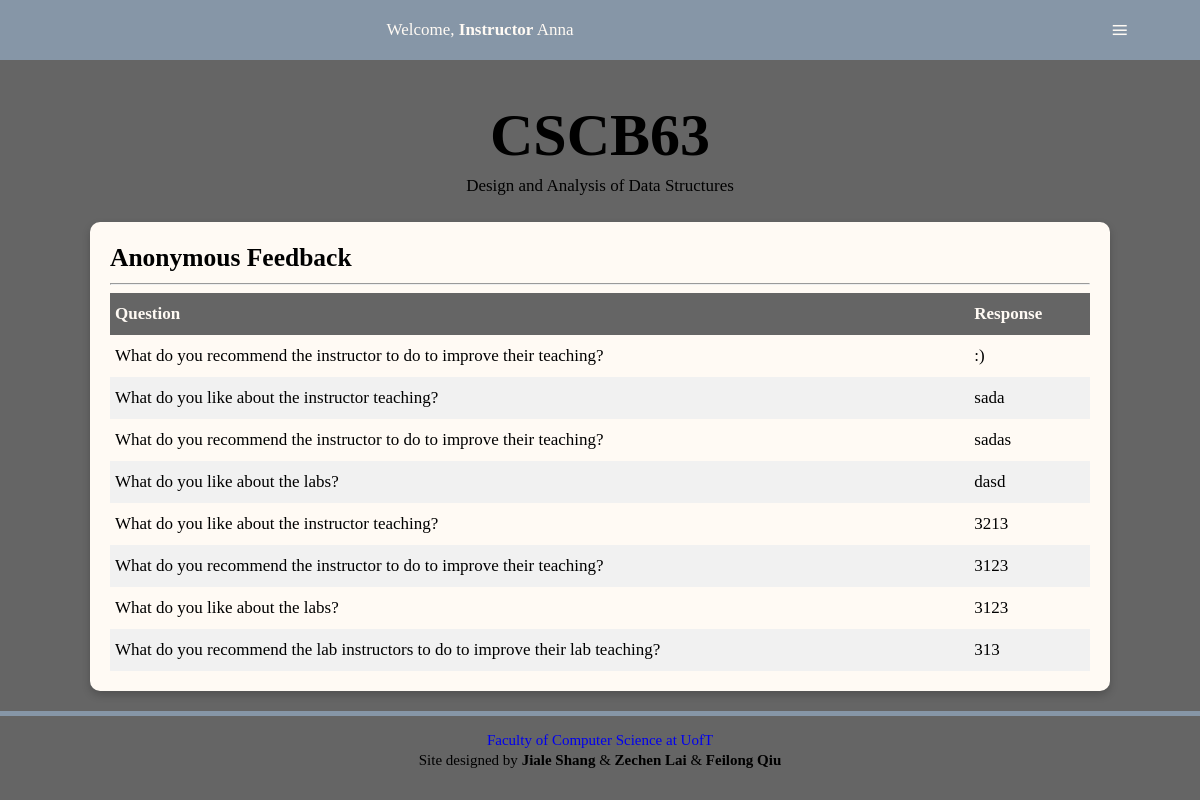
Screenshot of /feedback (signed in) with the database file from the repository.
### tables this page shows
CREATE TABLE "Feedback" (
	"username"	NVARCHAR(25) NOT NULL,
	"qid"	INTEGER NOT NULL,
	"ans"	NVARCHAR(255),
	FOREIGN KEY("qid") REFERENCES "Questions"("qid"),
	FOREIGN KEY("username") REFERENCES "Users"("username")
);

CREATE TABLE "Questions" (
	"qid"	INTEGER NOT NULL,
	"qname"	NVARCHAR(255) NOT NULL,
	PRIMARY KEY("qid")
);

### app.py (the view, shortened to what this page needs)
@app.route('/feedback',methods=['GET', 'POST'])
def feedback():
    if not 'user' in session:
        return redirect(url_for('home'))
    db = get_db()
    db.row_factory = make_dicts
    name=session['user']['username']
    if session['user']['type']:
        feedbacks=[]
        for item in query_db('select qname,ans from Feedback natural join Questions where username=?',[name]):
            feedbacks.append(item)
        db.close
        return render_template('feedback_i.html',user=session['user'],feedback = feedbacks)

### app.py (called while the page is built)
def get_db():
    db=getattr(g,'_database',None)
    if db is None:
        db=g._database=sqlite3.connect(DATABASE)
    return db

def make_dicts(cursor, row):
    return dict((cursor.description[idx][0],value)
                for idx,value in enumerate(row))

def query_db(query, args=(),one=False):
    cur = get_db().execute(query,args)
    rv = cur.fetchall()
    cur.close()
    return (rv[0] if rv else None) if one else rv

@app.teardown_appcontext
def close_connection(exception):
    db = getattr(g, '_database', None)
    if db is not None:
        db.close()

### templates/feedback_i.html (shortened to what this page needs)
<!DOCTYPE html>
<html lang="en">
<head>
<link href="../static/style.css" rel="stylesheet">
</head>
<body>
  <nav>
    <div id="menu-title">Welcome, <strong>Instructor</strong> {{ user['name']['first_name'] }}</div>
    <label for="drop" class="button">≡</label>
  </nav>
  <div class="content">
    <div class="title">
      <h1>CSCB63</h1>
      <p>Design and Analysis of Data Structures</p>
    </div>
    <section>
      <h2>Anonymous Feedback</h2><hr>
      <div class="table">
        <div class="heading">
          <div class="cell">Question</div>
          <div class="cell">Response</div>
        </div>
        {% for item in feedback %}
        <div class="row">
          <div class="cell">{{item['qname']}}</div>
          <div class="cell">{{item['ans']}}</div>
        </div>
        {% endfor %}
      </div>
    </section>
  </div>
  <div id="footer">
    <p><a href="https://web.cs.toronto.edu/">Faculty of Computer Science at UofT</a></p>
    <p>Site designed by <strong>Jiale Shang</strong> & <strong>Zechen Lai</strong> & <strong>Feilong Qiu</strong></p>
  </div>
</body>
</html>

### static/style.css (style rules this page uses)
body { background: #656565; font-size:17px; line-height: 32px; margin: 0; padding: 0; word-wrap:break-word !important; }
ul, p,h1,h2,h3 { margin:0; }
.title { text-align:center; margin-top: 100px; }
h1 { font-size:60px; line-height: 70px; }
.content { width: 85%; margin: 0 auto; margin-top: 30px; max-width: 1200px; min-width: 375px; }
a { text-decoration: none; }
section { box-shadow: 0 4px 8px 0 rgba(0,0,0,0.2); transition: 0.3s; margin:20px 0; padding: 20px; background: #fffaf4; border-radius: 10px; overflow: auto; }
.button, [id^=drop], .mobile-split { display: none; }
nav { margin:0; padding: 0; background-color: #8696a7; width: 100%; position: fixed; top:0; overflow: visible; }
#menu-title { display: block; padding: 0 30px; float: left; font-size:20px; line-height: 60px; color:#fffaf4; }
nav:after { content:""; display:table; clear:both; }
.table { display: table; width: 100%; }
.heading { display: table-row; font-weight: bold; background: #656565; color: #fffaf4; }
.row { display: table-row; }
.row:nth-child(odd) { background: #f1f1f1; }
.cell { display: table-cell; padding: 5px; }
#footer { padding:10px; text-align:center; border-top: 5px solid #8696a7; padding-top: 1%; }
#footer p { margin:5px; line-height: 15px; font-size: 15px; }
#footer a { text-decoration: none; transition: 0.4s; }
@media all and (max-width : 1227px) { #menu-title { padding: 0; width: 80%; text-align: center; float: left; font-size: 17px; } }
@media all and (max-width : 1227px) { nav ,nav ul { margin: 0; } }
@media all and (max-width : 1227px) { .button { display: block; background-color: #8696a7; padding:14px 20px; font-size:30px; text-decoration:none; float: right; border:none; width:10%; } }
@media all and (max-width : 1227px) { nav a:hover, nav ul ul a, nav ul ul, .button { color:#fffaf4; text-align: center; } }

### rows the page displays
Feedback: qname "What do you recommend the instructor to do to improve their teaching?", ans ":)"
Feedback: qname "What do you like about the instructor teaching?", ans "sada"
Feedback: qname "What do you recommend the instructor to do to improve their teaching?", ans "sadas"
Feedback: qname "What do you like about the labs?", ans "dasd"
Feedback: qname "What do you like about the instructor teaching?", ans "3213"
Feedback: qname "What do you recommend the instructor to do to improve their teaching?", ans "3123"
Feedback: qname "What do you like about the labs?", ans "3123"
Feedback: qname "What do you recommend the lab instructors to do to improve their lab teaching?", ans "313"

### other values shown
{{ user['name']['first_name'] }} "Anna"
